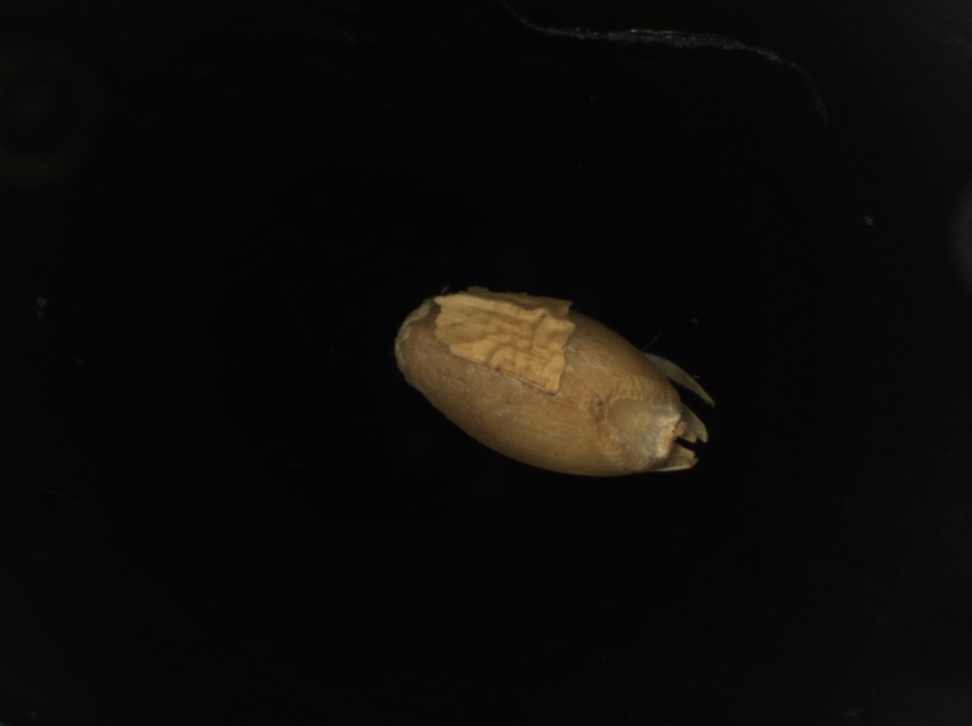
#> input picture data/07977_T.png, 972 x 726 px, shrunk from 1292 x 964 before the run
$ jupyter execute 00b_Measure_seed_dimension.ipynb   (shell and % lines are left out)   (older library calls are emulated)
#> lines starting #> are read from the running program, lines starting #| are printed output that depends on the picture; after the words box and inside, x2 and y2 are one past the last pixel; in counts of white or black regions, pixels touching at a corner belong together
[cell 1]
import cv2
from matplotlib import pyplot as plt
import numpy as np

plt.rcParams['figure.figsize'] = (16, 6)

[cell 2]
top_image_path = './data/07977_T.png'
side_image_path = './data/07977_S.png'
side_mask_path = './side_mask.png'

[cell 3]
top_image = cv2.imread(top_image_path)
#> top_image is the input picture: shape (726, 972, 3); mean B, G, R 8.6, 10.9, 12.2
image_rgb = cv2.cvtColor(top_image, cv2.COLOR_BGR2RGB)

gray = cv2.cvtColor(top_image, cv2.COLOR_BGR2GRAY)
blur = cv2.GaussianBlur(gray, (15, 15), 0)
_, threshold = cv2.threshold(blur, 0, 255, cv2.THRESH_BINARY + cv2.THRESH_OTSU)
#> threshold: shape (726, 972); 5.1% white; 3 white regions (1 under 20 px), largest, box (x1, y1, x2, y2) and area: (396, 291, 707, 472) 35712, (662, 364, 675, 374) 87
kernel = np.ones((5, 5), np.uint8)
top_opening = cv2.morphologyEx(threshold, cv2.MORPH_OPEN, kernel)
#> top_opening: shape (726, 972); 5.1% white; 2 white regions, box (x1, y1, x2, y2) and area: (396, 292, 707, 472) 35682, (664, 364, 674, 374) 76

plt.subplot(1, 5, 1), plt.imshow(image_rgb)
plt.subplot(1, 5, 2), plt.imshow(gray, 'gray')
plt.subplot(1, 5, 3), plt.imshow(blur, 'gray')
plt.subplot(1, 5, 4), plt.imshow(threshold, 'gray')
plt.subplot(1, 5, 5), plt.imshow(top_opening, 'gray')
plt.show()

[cell 4]
side_image = cv2.imread(side_image_path)
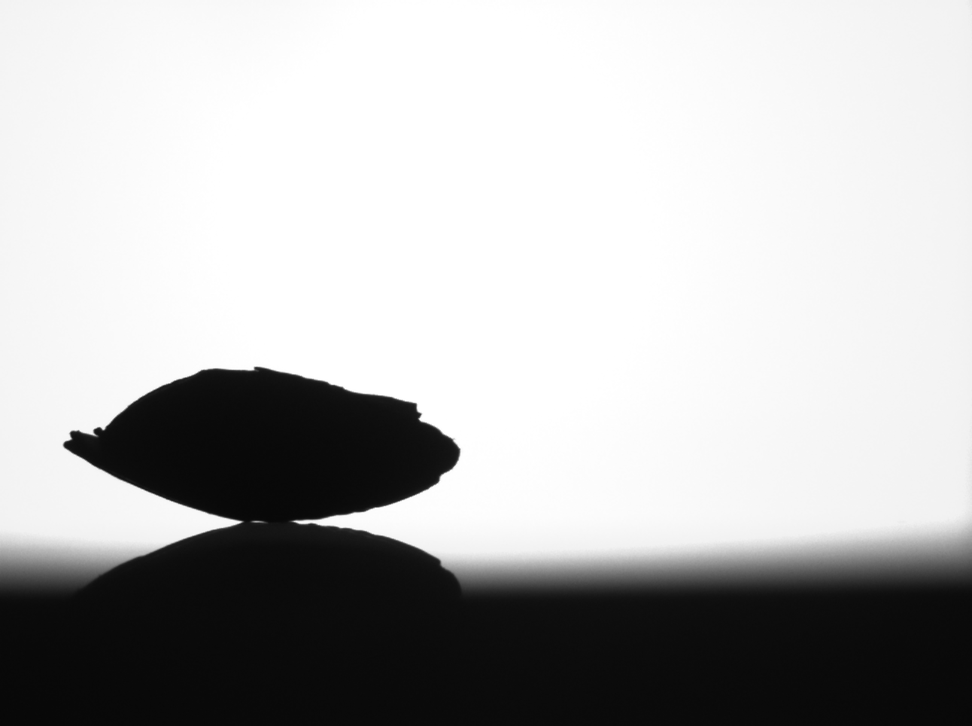
#> input picture data/07977_S.png, 972 x 726 px, shrunk from 1292 x 964 before the run
#> side_image is the input picture: shape (726, 972, 3); min 7, max 255, mean 180.4
side_mask = cv2.imread(side_mask_path, 0)
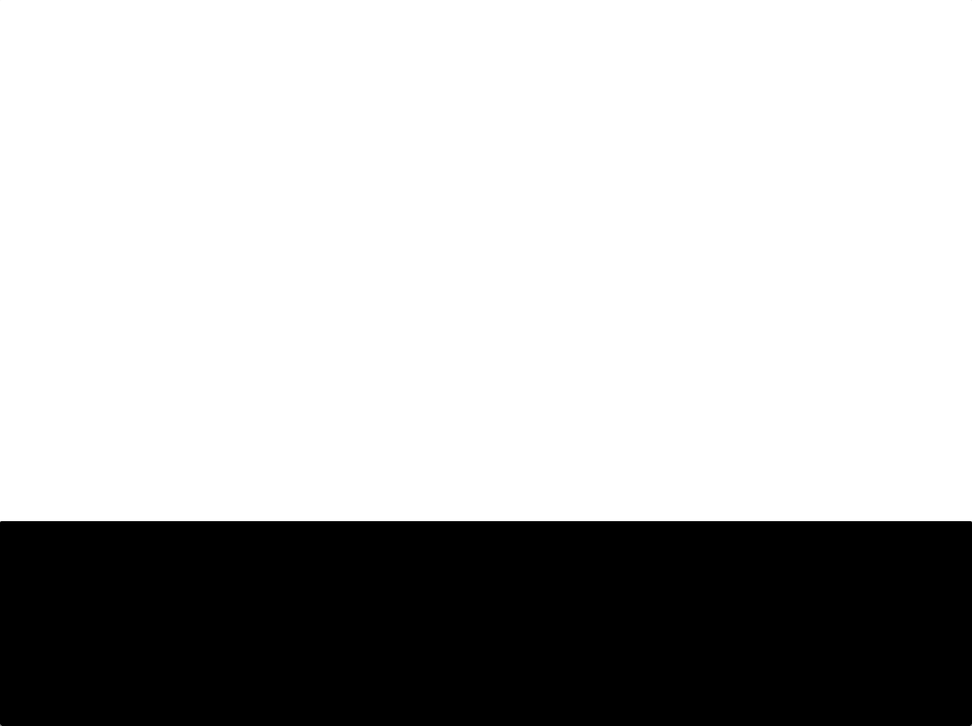
#> input picture side_mask.png, 972 x 726 px, shrunk from 1292 x 964 before the run
#> side_mask is the input picture: shape (726, 972); min 0, max 255, mean 183
side_mask_inv = cv2.bitwise_not(side_mask)
image_rgb = cv2.cvtColor(side_image, cv2.COLOR_BGR2RGB)

gray = cv2.cvtColor(side_image, cv2.COLOR_BGR2GRAY)
mask = cv2.bitwise_or(gray, side_mask_inv)
blur = cv2.GaussianBlur(mask, (15, 15), 0)
_, threshold = cv2.threshold(blur, 0, 255, cv2.THRESH_BINARY_INV + cv2.THRESH_OTSU)
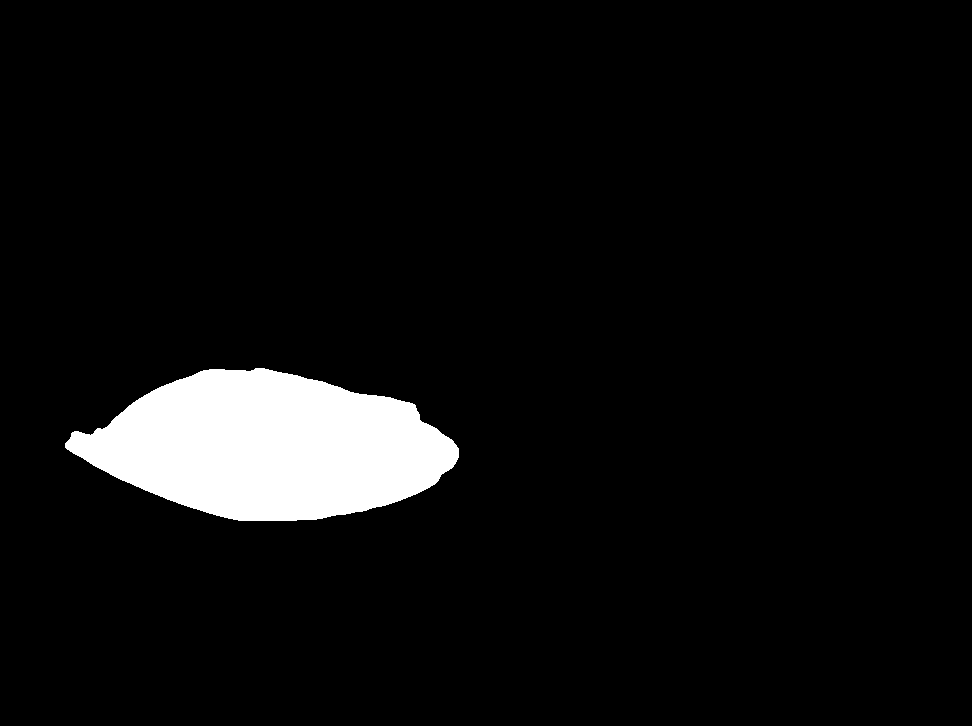
#> threshold: shape (726, 972); 5.9% white; 1 white region, box (x1, y1, x2, y2) and area: (65, 368, 459, 521) 41329
kernel = np.ones((5, 5), np.uint8)
side_opening = cv2.morphologyEx(threshold, cv2.MORPH_OPEN, kernel)
#> side_opening: shape (726, 972); 5.9% white; 1 white region

plt.subplot(1, 6, 1), plt.imshow(image_rgb)
plt.subplot(1, 6, 2), plt.imshow(gray, 'gray')
plt.subplot(1, 6, 3), plt.imshow(mask, 'gray')
plt.subplot(1, 6, 4), plt.imshow(blur, 'gray')
plt.subplot(1, 6, 5), plt.imshow(threshold, 'gray')
plt.subplot(1, 6, 6), plt.imshow(side_opening, 'gray')
plt.show()

[cell 5]
_, top_contours, _ = cv2.findContours(top_opening.copy(), cv2.RETR_TREE, cv2.CHAIN_APPROX_SIMPLE)
#> top_contours = 3 contours; box (x1, y1, x2, y2) and area: (396, 292, 707, 472) 35322, (664, 364, 674, 374) 61, (431, 305, 438, 313) 26
_, side_contours, _ = cv2.findContours(side_opening.copy(), cv2.RETR_TREE, cv2.CHAIN_APPROX_SIMPLE)
#> side_contours = 1 contour; box (x1, y1, x2, y2) and area: (65, 368, 459, 521) 40912

# choose contour with the largest area
top_contours.sort(key=lambda c: cv2.contourArea(c))
top_cnt = top_contours[-1]
#> top_cnt = contour of 351 points, box (x1, y1, x2, y2) (396, 292, 707, 472), area 35322
side_contours.sort(key=lambda c: cv2.contourArea(c))
side_cnt = side_contours[-1]
#> side_cnt = contour of 433 points, box (x1, y1, x2, y2) (65, 368, 459, 521), area 40912

[cell 6]
x, y, w, h = cv2.boundingRect(top_cnt)
#> x = 396; y = 292; w = 311; h = 180
top_img = top_image.copy()
cv2.rectangle(top_img, (x, y), (x + w, y + h), (0, 255, 0), 2)
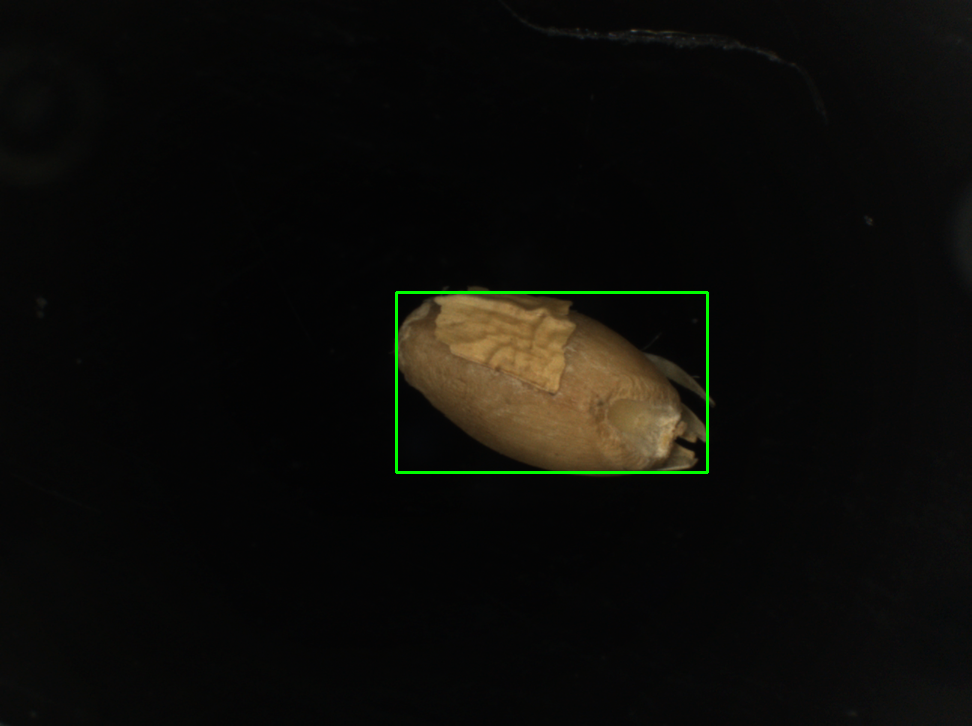
#> top_img: shape (726, 972, 3); 0.42% of pixels changed, all inside (x1, y1, x2, y2) = (395, 291, 709, 474)

image_rgb = cv2.cvtColor(top_img, cv2.COLOR_BGR2RGB)
plt.subplot(1, 2, 1), plt.imshow(image_rgb)

x, y, w1, d = cv2.boundingRect(side_cnt)
#> x = 65; y = 368; w1 = 394; d = 153
side_img = side_image.copy()
cv2.rectangle(side_img, (x, y), (x + w1, y + d), (0, 255, 0), 2)
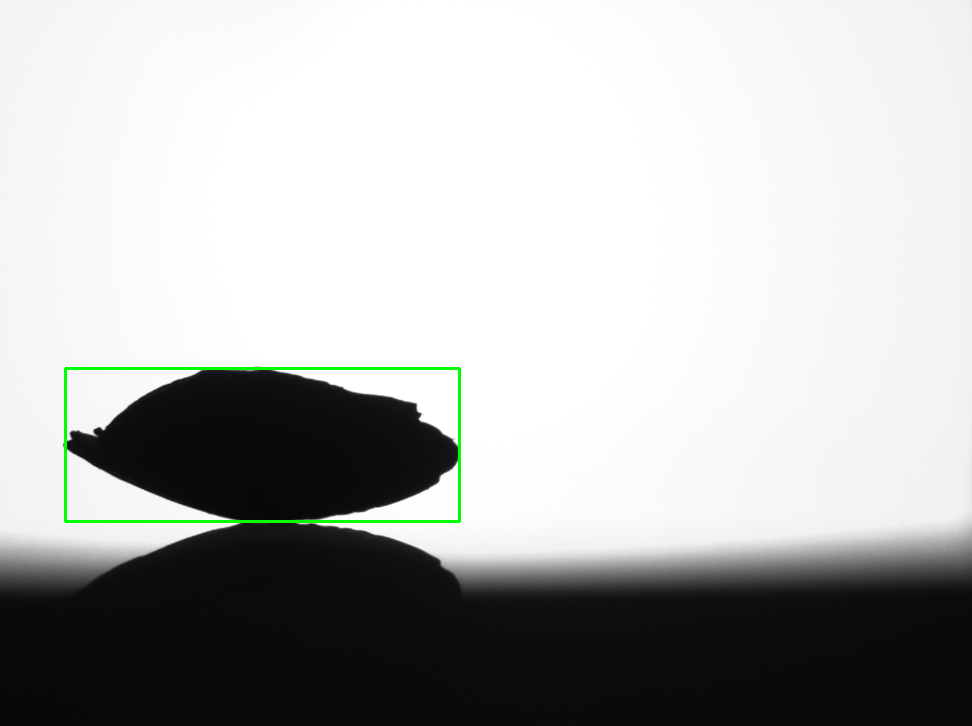
#> side_img: shape (726, 972, 3); 0.46% of pixels changed, all inside (x1, y1, x2, y2) = (64, 367, 461, 523)

image_rgb = cv2.cvtColor(side_img, cv2.COLOR_BGR2RGB)
plt.subplot(1, 2, 2), plt.imshow(image_rgb)
plt.show()

print('Width:  {:.0f}px'.format(w))
#| Width:  311px
print('Height: {:.0f}px'.format(h))
#| Height: 180px
print('Depth:  {:.0f}px'.format(d))
#| Depth:  153px

[cell 7]
rect = cv2.minAreaRect(top_cnt)
#> rect = ((552.5, 386.1), (152.6, 318.5), -57.14)
_, size, _  = rect
#> size = (152.6, 318.5)

box = cv2.boxPoints(rect)
#> box = [[644.8, 536.6], [377.3, 363.8], [460.1, 235.6], [727.6, 408.4]]
box = np.int0(box)
#> box = [[644, 536], [377, 363], [460, 235], [727, 408]]
top_img = top_image.copy()
cv2.drawContours(top_img, [box], 0, (0, 0, 255), 2)
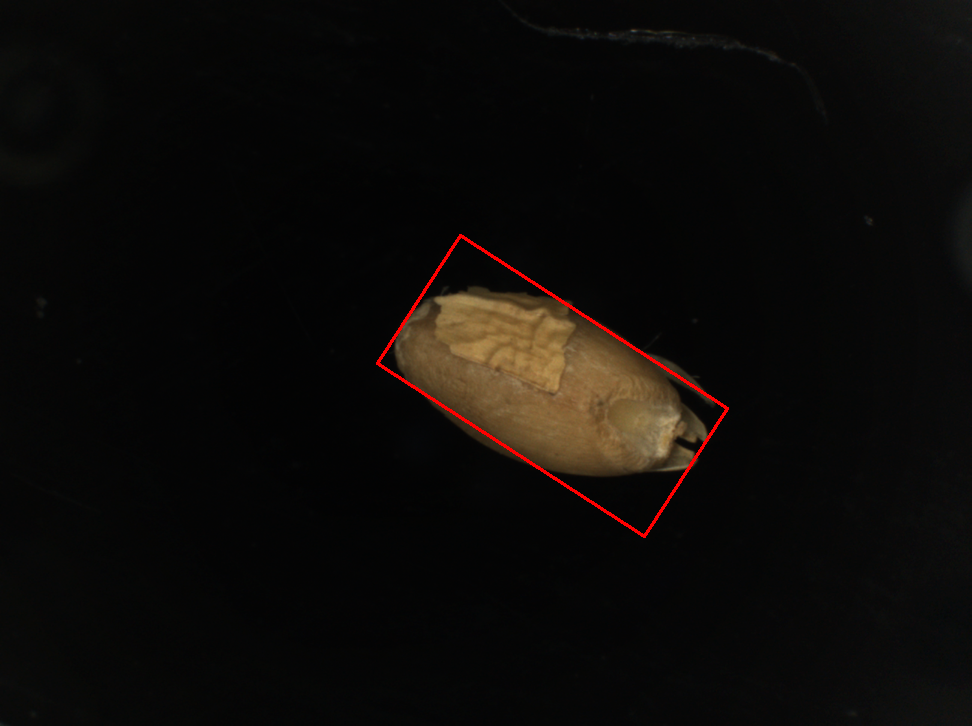
#> top_img: shape (726, 972, 3); 0.44% of pixels changed, all inside (x1, y1, x2, y2) = (376, 234, 729, 538)

image_rgb = cv2.cvtColor(top_img, cv2.COLOR_BGR2RGB)
plt.subplot(1, 2, 1), plt.imshow(image_rgb)
image_rgb = cv2.cvtColor(side_img, cv2.COLOR_BGR2RGB)
plt.subplot(1, 2, 2), plt.imshow(image_rgb)
plt.show()

w = sorted(size)[0]
#> w = 152.6
h = sorted(size)[1]
#> h = 318.5

print('Width:  {:.0f}px'.format(w))
#| Width:  153px
print('Height: {:.0f}px'.format(h))
#| Height: 318px
print('Depth:  {:.0f}px'.format(d))
#| Depth:  153px
